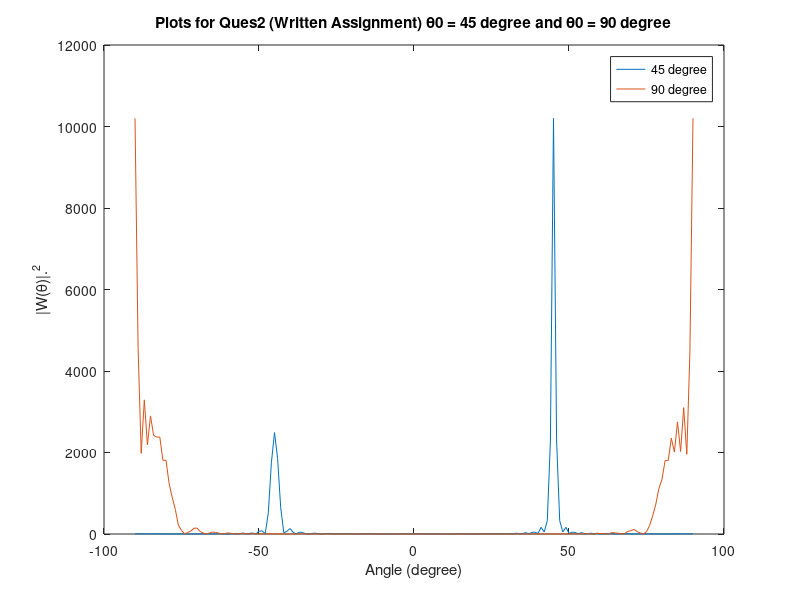

Source code (MATLAB):
% Author : Navjot Singh (130110071)
% Plot for Ques2 in Written Assignment
clear all
close all
theta = -pi/2:pi/180:pi/2;
m = 101;
m1 = (m - 1)/2;
dl=0.5; 
ws1 = 2*pi*dl*sin(theta);
ws2 = 2*pi*dl*cos(theta);
m1=(m-1)/2;
a1 = zeros(m1,length(theta));
a2 = zeros(m1,length(theta));
for k = 1:m1
    a1(k,:) = exp(-k*ws1*1i);
    a2(k,:) = exp(-k*ws2*1i);
end
a = [zeros(1,length(theta))+1;
        a1;
        a2]; 
theta0 = [pi/4,pi/2];
ws10 = 2*pi*dl*sin(theta0);
ws20 = 2*pi*dl*cos(theta0);
a10 = zeros(m1,length(theta0));
a20 = zeros(m1,length(theta0));
for k = 1:m1
    a10(k,:) = exp(-k*ws10*1i);
    a20(k,:) = exp(-k*ws20*1i);
end
a0 = [zeros(1,length(theta0))+1;
      a10;
      a20];
W = a0'*a;

fig = figure();
plot(theta*180/pi, abs(W).^2);
ylabel('|W(\theta)|.^2')
title('Plots for Ques2 (Written Assignment) \theta0 = 45 degree and \theta0 = 90 degree');
xlabel('Angle (degree)')
set(gcf, 'Position', get(0, 'Screensize'));
legend('45 degree', '90 degree');
saveas(fig,'./html/Plots_written_Q2.jpg','jpg');
